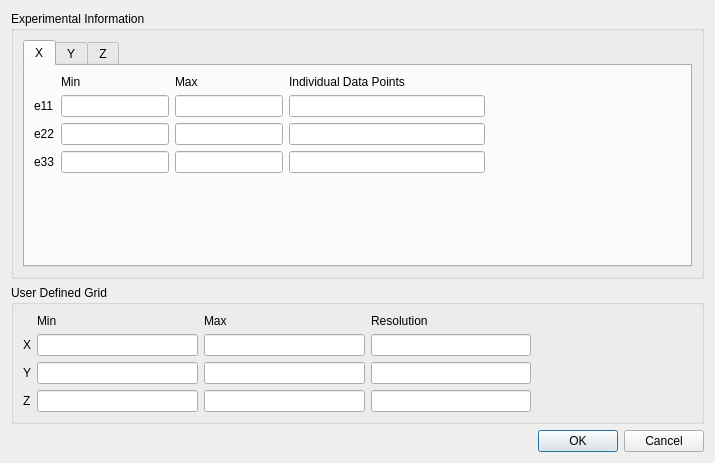
<?xml version="1.0" encoding="UTF-8"?>
<ui version="4.0">
 <class>Dialog</class>
 <widget class="QDialog" name="Dialog">
  <property name="geometry">
   <rect>
    <x>0</x>
    <y>0</y>
    <width>715</width>
    <height>463</height>
   </rect>
  </property>
  <property name="windowTitle">
   <string>Dialog</string>
  </property>
  <layout class="QVBoxLayout" name="verticalLayout">
   <item>
    <widget class="QGroupBox" name="groupBox_2">
     <property name="title">
      <string>Experimental Information</string>
     </property>
     <layout class="QGridLayout" name="gridLayout_5">
      <item row="0" column="0">
       <widget class="QTabWidget" name="tabWidget">
        <property name="currentIndex">
         <number>0</number>
        </property>
        <widget class="QWidget" name="tab">
         <attribute name="title">
          <string>X</string>
         </attribute>
         <layout class="QGridLayout" name="gridLayout_3">
          <item row="3" column="0">
           <widget class="QLabel" name="label_25">
            <property name="text">
             <string>e33</string>
            </property>
           </widget>
          </item>
          <item row="3" column="1" colspan="2">
           <widget class="QLineEdit" name="lineEdit_e33XMin"/>
          </item>
          <item row="4" column="3">
           <spacer name="verticalSpacer">
            <property name="orientation">
             <enum>Qt::Vertical</enum>
            </property>
            <property name="sizeHint" stdset="0">
             <size>
              <width>20</width>
              <height>40</height>
             </size>
            </property>
           </spacer>
          </item>
          <item row="0" column="5">
           <widget class="QLabel" name="label_27">
            <property name="text">
             <string>Individual Data Points</string>
            </property>
           </widget>
          </item>
          <item row="1" column="3" colspan="2">
           <widget class="QLineEdit" name="lineEdit_e11XMax"/>
          </item>
          <item row="3" column="5">
           <widget class="QLineEdit" name="lineEdit_e33NumIndvPointsX"/>
          </item>
          <item row="2" column="3" colspan="2">
           <widget class="QLineEdit" name="lineEdit_e22XMax"/>
          </item>
          <item row="3" column="3" colspan="2">
           <widget class="QLineEdit" name="lineEdit_e33XMax"/>
          </item>
          <item row="1" column="5">
           <widget class="QLineEdit" name="lineEdit_e11NumIndvPointsX"/>
          </item>
          <item row="2" column="0">
           <widget class="QLabel" name="label_23">
            <property name="text">
             <string>e22</string>
            </property>
           </widget>
          </item>
          <item row="2" column="1" colspan="2">
           <widget class="QLineEdit" name="lineEdit_e22XMin"/>
          </item>
          <item row="1" column="0">
           <widget class="QLabel" name="label_24">
            <property name="text">
             <string>e11</string>
            </property>
           </widget>
          </item>
          <item row="0" column="3">
           <widget class="QLabel" name="label_26">
            <property name="text">
             <string>Max</string>
            </property>
           </widget>
          </item>
          <item row="1" column="1" colspan="2">
           <widget class="QLineEdit" name="lineEdit_e11XMin"/>
          </item>
          <item row="2" column="5">
           <widget class="QLineEdit" name="lineEdit_e22NumIndvPointsX"/>
          </item>
          <item row="1" column="6">
           <spacer name="horizontalSpacer_2">
            <property name="orientation">
             <enum>Qt::Horizontal</enum>
            </property>
            <property name="sizeHint" stdset="0">
             <size>
              <width>40</width>
              <height>20</height>
             </size>
            </property>
           </spacer>
          </item>
          <item row="0" column="1" colspan="2">
           <widget class="QLabel" name="label_22">
            <property name="text">
             <string>Min</string>
            </property>
           </widget>
          </item>
         </layout>
        </widget>
        <widget class="QWidget" name="tab_2">
         <attribute name="title">
          <string>Y</string>
         </attribute>
         <layout class="QGridLayout" name="gridLayout_2">
          <item row="1" column="0">
           <widget class="QLabel" name="label_17">
            <property name="text">
             <string>e11</string>
            </property>
           </widget>
          </item>
          <item row="0" column="3">
           <widget class="QLabel" name="label_19">
            <property name="text">
             <string>Max</string>
            </property>
           </widget>
          </item>
          <item row="2" column="5">
           <widget class="QLineEdit" name="lineEdit_e22NumIndvPointsY"/>
          </item>
          <item row="2" column="0">
           <widget class="QLabel" name="label_16">
            <property name="text">
             <string>e22</string>
            </property>
           </widget>
          </item>
          <item row="3" column="0">
           <widget class="QLabel" name="label_18">
            <property name="text">
             <string>e33</string>
            </property>
           </widget>
          </item>
          <item row="3" column="1" colspan="2">
           <widget class="QLineEdit" name="lineEdit_e33YMin"/>
          </item>
          <item row="2" column="1" colspan="2">
           <widget class="QLineEdit" name="lineEdit_e22YMin"/>
          </item>
          <item row="2" column="3" colspan="2">
           <widget class="QLineEdit" name="lineEdit_e22YMax"/>
          </item>
          <item row="1" column="3" colspan="2">
           <widget class="QLineEdit" name="lineEdit_e11YMax"/>
          </item>
          <item row="3" column="5">
           <widget class="QLineEdit" name="lineEdit_e33NumIndvPointsY"/>
          </item>
          <item row="0" column="5">
           <widget class="QLabel" name="label_20">
            <property name="text">
             <string>Individual Data Points</string>
            </property>
           </widget>
          </item>
          <item row="3" column="3" colspan="2">
           <widget class="QLineEdit" name="lineEdit_e33YMax"/>
          </item>
          <item row="4" column="3">
           <spacer name="verticalSpacer_2">
            <property name="orientation">
             <enum>Qt::Vertical</enum>
            </property>
            <property name="sizeHint" stdset="0">
             <size>
              <width>20</width>
              <height>40</height>
             </size>
            </property>
           </spacer>
          </item>
          <item row="1" column="1" colspan="2">
           <widget class="QLineEdit" name="lineEdit_e11YMin"/>
          </item>
          <item row="1" column="5">
           <widget class="QLineEdit" name="lineEdit_e11NumIndvPointsY"/>
          </item>
          <item row="1" column="6">
           <spacer name="horizontalSpacer">
            <property name="orientation">
             <enum>Qt::Horizontal</enum>
            </property>
            <property name="sizeHint" stdset="0">
             <size>
              <width>40</width>
              <height>20</height>
             </size>
            </property>
           </spacer>
          </item>
          <item row="0" column="1" colspan="2">
           <widget class="QLabel" name="label_15">
            <property name="text">
             <string>Min</string>
            </property>
           </widget>
          </item>
         </layout>
        </widget>
        <widget class="QWidget" name="tab_3">
         <attribute name="title">
          <string>Z</string>
         </attribute>
         <layout class="QGridLayout" name="gridLayout_4">
          <item row="0" column="5">
           <widget class="QLabel" name="label_12">
            <property name="text">
             <string>Individual Data Points</string>
            </property>
           </widget>
          </item>
          <item row="1" column="1" colspan="2">
           <widget class="QLineEdit" name="lineEdit_e11ZMin"/>
          </item>
          <item row="2" column="3" colspan="2">
           <widget class="QLineEdit" name="lineEdit_e22ZMax"/>
          </item>
          <item row="2" column="5">
           <widget class="QLineEdit" name="lineEdit_e22NumIndvPointsZ"/>
          </item>
          <item row="2" column="0">
           <widget class="QLabel" name="label_8">
            <property name="text">
             <string>e22</string>
            </property>
           </widget>
          </item>
          <item row="4" column="5">
           <spacer name="verticalSpacer_3">
            <property name="orientation">
             <enum>Qt::Vertical</enum>
            </property>
            <property name="sizeHint" stdset="0">
             <size>
              <width>20</width>
              <height>40</height>
             </size>
            </property>
           </spacer>
          </item>
          <item row="2" column="1" colspan="2">
           <widget class="QLineEdit" name="lineEdit_e22ZMin"/>
          </item>
          <item row="0" column="3">
           <widget class="QLabel" name="label_11">
            <property name="text">
             <string>Max</string>
            </property>
           </widget>
          </item>
          <item row="1" column="3" colspan="2">
           <widget class="QLineEdit" name="lineEdit_e11ZMax"/>
          </item>
          <item row="1" column="5">
           <widget class="QLineEdit" name="lineEdit_e11NumIndvPointsZ"/>
          </item>
          <item row="3" column="0">
           <widget class="QLabel" name="label_9">
            <property name="text">
             <string>e33</string>
            </property>
           </widget>
          </item>
          <item row="3" column="1" colspan="2">
           <widget class="QLineEdit" name="lineEdit_e33ZMin"/>
          </item>
          <item row="3" column="3" colspan="2">
           <widget class="QLineEdit" name="lineEdit_e33ZMax"/>
          </item>
          <item row="3" column="5">
           <widget class="QLineEdit" name="lineEdit_e33NumIndvPointsZ"/>
          </item>
          <item row="1" column="0">
           <widget class="QLabel" name="label_7">
            <property name="text">
             <string>e11</string>
            </property>
           </widget>
          </item>
          <item row="1" column="6">
           <spacer name="horizontalSpacer_3">
            <property name="orientation">
             <enum>Qt::Horizontal</enum>
            </property>
            <property name="sizeHint" stdset="0">
             <size>
              <width>40</width>
              <height>20</height>
             </size>
            </property>
           </spacer>
          </item>
          <item row="0" column="1" colspan="2">
           <widget class="QLabel" name="label_10">
            <property name="text">
             <string>Min</string>
            </property>
           </widget>
          </item>
         </layout>
        </widget>
       </widget>
      </item>
     </layout>
    </widget>
   </item>
   <item>
    <widget class="QGroupBox" name="groupBox">
     <property name="title">
      <string>User Defined Grid</string>
     </property>
     <layout class="QGridLayout" name="gridLayout">
      <item row="3" column="3">
       <widget class="QLineEdit" name="lineEdit_gridResolutionZ"/>
      </item>
      <item row="3" column="0">
       <widget class="QLabel" name="label_3">
        <property name="text">
         <string>Z</string>
        </property>
       </widget>
      </item>
      <item row="3" column="2">
       <widget class="QLineEdit" name="lineEdit_gridMaxZ"/>
      </item>
      <item row="3" column="1">
       <widget class="QLineEdit" name="lineEdit_gridMinZ"/>
      </item>
      <item row="2" column="3">
       <widget class="QLineEdit" name="lineEdit_gridResolutionY"/>
      </item>
      <item row="2" column="0">
       <widget class="QLabel" name="label_2">
        <property name="text">
         <string>Y</string>
        </property>
       </widget>
      </item>
      <item row="2" column="1">
       <widget class="QLineEdit" name="lineEdit_gridMinY"/>
      </item>
      <item row="2" column="2">
       <widget class="QLineEdit" name="lineEdit_gridMaxY"/>
      </item>
      <item row="1" column="0">
       <widget class="QLabel" name="label">
        <property name="text">
         <string>X</string>
        </property>
       </widget>
      </item>
      <item row="1" column="1">
       <widget class="QLineEdit" name="lineEdit_gridMinX"/>
      </item>
      <item row="1" column="2">
       <widget class="QLineEdit" name="lineEdit_gridMaxX"/>
      </item>
      <item row="1" column="3">
       <widget class="QLineEdit" name="lineEdit_gridResolutionX"/>
      </item>
      <item row="0" column="3">
       <widget class="QLabel" name="label_6">
        <property name="text">
         <string>Resolution</string>
        </property>
       </widget>
      </item>
      <item row="0" column="1">
       <widget class="QLabel" name="label_4">
        <property name="text">
         <string>Min</string>
        </property>
       </widget>
      </item>
      <item row="0" column="2">
       <widget class="QLabel" name="label_5">
        <property name="text">
         <string>Max</string>
        </property>
       </widget>
      </item>
      <item row="1" column="4">
       <spacer name="horizontalSpacer_4">
        <property name="orientation">
         <enum>Qt::Horizontal</enum>
        </property>
        <property name="sizeHint" stdset="0">
         <size>
          <width>40</width>
          <height>20</height>
         </size>
        </property>
       </spacer>
      </item>
     </layout>
    </widget>
   </item>
   <item>
    <widget class="QDialogButtonBox" name="buttonBox">
     <property name="orientation">
      <enum>Qt::Horizontal</enum>
     </property>
     <property name="standardButtons">
      <set>QDialogButtonBox::Cancel|QDialogButtonBox::Ok</set>
     </property>
    </widget>
   </item>
  </layout>
 </widget>
 <resources/>
 <connections>
  <connection>
   <sender>buttonBox</sender>
   <signal>accepted()</signal>
   <receiver>Dialog</receiver>
   <slot>accept()</slot>
   <hints>
    <hint type="sourcelabel">
     <x>248</x>
     <y>254</y>
    </hint>
    <hint type="destinationlabel">
     <x>157</x>
     <y>274</y>
    </hint>
   </hints>
  </connection>
  <connection>
   <sender>buttonBox</sender>
   <signal>rejected()</signal>
   <receiver>Dialog</receiver>
   <slot>reject()</slot>
   <hints>
    <hint type="sourcelabel">
     <x>316</x>
     <y>260</y>
    </hint>
    <hint type="destinationlabel">
     <x>286</x>
     <y>274</y>
    </hint>
   </hints>
  </connection>
 </connections>
</ui>
